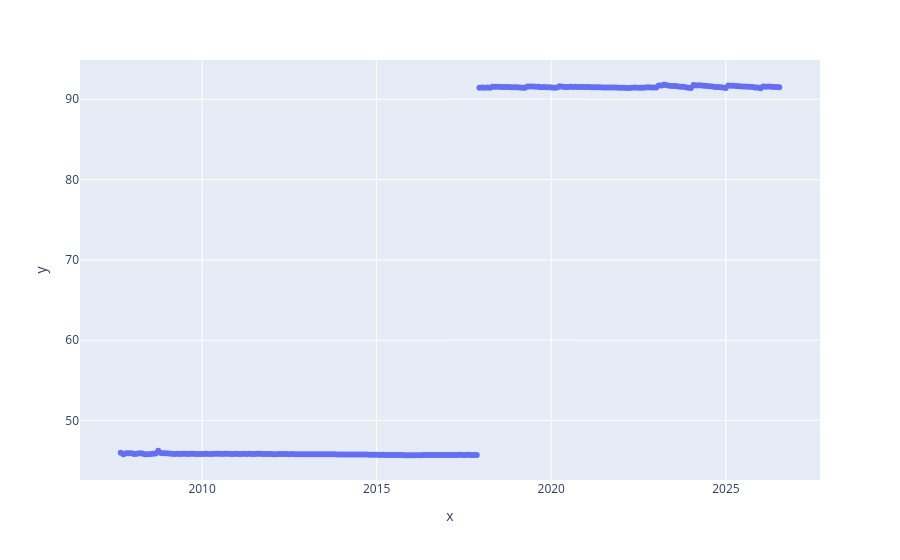

Source (notebook cell):
### Code cell
import pandas as pd
import plotly.express as px
df = pd.read_parquet('../temp/bil_data.parquet')

fig = px.scatter(x = df.index, y = df.iloc[:,0])
fig.show()

### Figure 1 — Plotly figure (JSON) as saved in the notebook; plotly's stock layout.template omitted (floating-point values rounded to 4 significant figures; data arrays with more than 128 entries replaced by an {"elided": "..."} marker saying what was removed)
{"data": [{"hovertemplate": "x=%{x}<br>y=%{y}<extra></extra>", "legendgroup": "", "marker": {"color": "#636efa", "symbol": "circle"}, "mode": "markers", "name": "", "orientation": "v", "showlegend": false, "type": "scatter", "x": {"elided": "247 str values"}, "xaxis": "x", "y": {"elided": "247 float values"}, "yaxis": "y"}], "layout": {"legend": {"tracegroupgap": 0}, "margin": {"t": 60}, "xaxis": {"anchor": "y", "domain": [0, 1], "title": {"text": "x"}}, "yaxis": {"anchor": "x", "domain": [0, 1], "title": {"text": "y"}}}}
